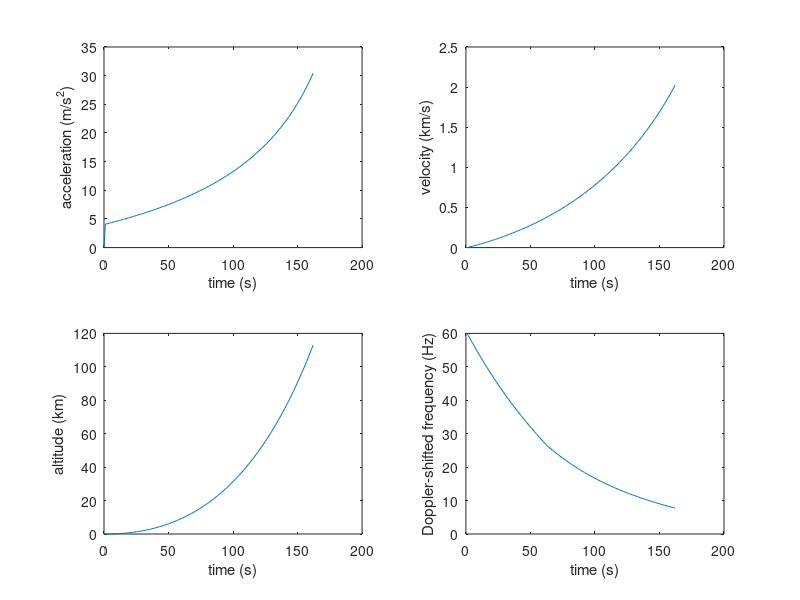

Write MATLAB code to recreate this figure.
clear all
close all
%% Falcon 9 full thrust
thrust = 7.607e6; % N
m_initial = 549054; % kg, mass of fully laden Falcon 9
burntime = 162; % s
m_1ststage_empty = 22200; % kg
m_2ndstage_full = 115000; % kg
m_payload = 1700; % kg
m_lost = m_initial - m_1ststage_empty - m_2ndstage_full - m_payload;
k = m_lost / burntime; % kg/s
g = 9.8055; %m/s
b = 0.4 * k; % drag constant, kg/s
v(1)=0;
a(1)=0;
d(1)=0;
m(1)=m_initial;
g(1) = 9.8055; % m/s^2
R=6.371e6; %m
f(1)=60; % Hz
c(1)=340; % speed of sound, m/s
for t=1:burntime
    g(t+1) = g(1) * R^2/(d(t) + R)^2;
    m(t+1) = m(t) - k;
    drag = b * v(t);
    a(t+1) = (thrust - drag) / mean([m(t)  m(t+1)]) - mean([g(t) g(t+1)]) ;
    v(t+1) = v(t) + a(t);
    c(t+1) = max([c(1) - d(t)/500 * 2  300]); % based on tables of elevation, pressure, temperature & c
    f(t+1) = f(1) * c(t+1) / (c(t+1) + v(t+1) );
    d(t+1) = d(t) + mean([v(t) v(t+1)]);
end
figure
t=0:burntime;
subplot(2,2,1),plot(t,a);
xlabel('time (s)'); ylabel('acceleration (m/s^2)')
subplot(2,2,2),plot(t,v/1000);
xlabel('time (s)'); ylabel('velocity (km/s)')
subplot(2,2,3),plot(t,d/1000);
xlabel('time (s)'); ylabel('altitude (km)')
subplot(2,2,4),plot(t,f);
xlabel('time (s)'); ylabel('Doppler-shifted frequency (Hz)'); set(gca, 'YLim', [0 f(1)]);